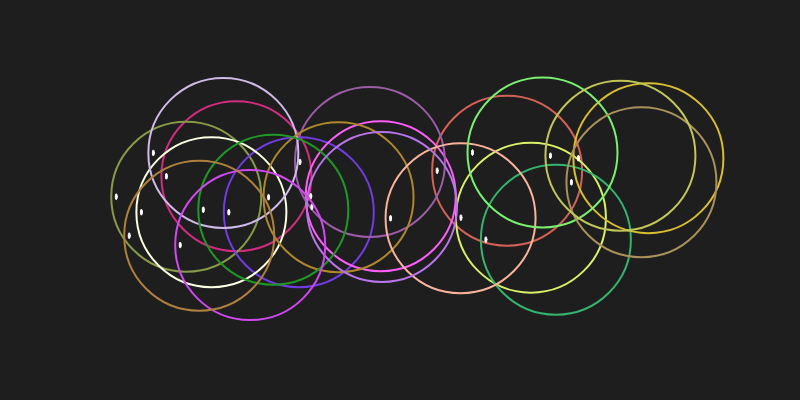
Frame 1 (no input)
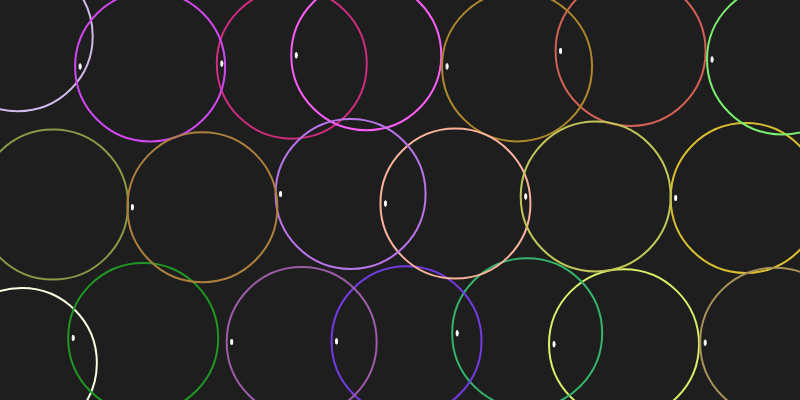
Frame 60 (no input)
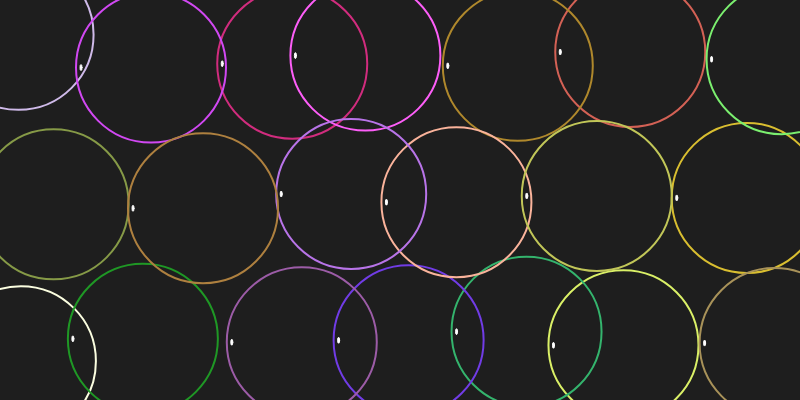
Frame 120 (the mouse pressed at the canvas centre since frame 60)

The p5.js sketch that drew these frames (run headless with seeded random() and noise() and a simulated clock; from frame 60 on, the mouse is pressed at the canvas centre):

// p5.js sketch
// ── sketch.js
let bubbles = [];
// 传入直径
const diameter = 150;
const numBubble = 20;

function setup() {
    // displayWidth、displayHeight是当前屏幕实际像素尺寸
    createCanvas(displayWidth,displayHeight-200);
    background(0);
    
    for(var i=0; i<numBubble; ++i) {
        // width、height就是createCanvas函数传入的宽和高
        let xPos = random(diameter, width-diameter);
        let yPos = random(diameter, height-diameter);
        // 用(x,y)向量表示位置
        let pos = createVector(xPos, yPos);
        bubbles.push(new Bubble(pos, diameter));
    }

}

function draw() {
    background(30);

    for(var b of bubbles) {
        b.draw();
        b.update();
    }

    for(var i=0; i<bubbles.length; ++i) {
        for(var j=0; j<bubbles.length; ++j) {
            if(i!=j) {
                bubbles[i].collision(bubbles[j]);
            }
        }
    }
}
// ── bubble.js
class Bubble {
  constructor(pos, dia) {
    this.pos = pos;
    this.dia = dia;
    this.rad = dia / 2;
    this.speed = 3.5;
    this.vel = createVector(
      random(-this.speed, this.speed),
      random(-this.speed, this.speed)
    );
    // 相对画布颜色30灰度随机生成颜色
    this.col = color(random(30, 255), random(30, 255), random(30, 255));
  }

  collision(bubble) {
    let diff = p5.Vector.sub(this.pos, bubble.pos);
    let dst = p5.Vector.dist(bubble.pos, this.pos);

    if (dst >= bubble.rad + this.rad) return;

    let overLapHalf = 0.5 * (dst - this.rad - bubble.rad);
    this.pos = p5.Vector.sub(
      this.pos,
      p5.Vector.div(p5.Vector.mult(diff, overLapHalf), dst)
    ); // overlap correction this
    bubble.pos = p5.Vector.add(
      bubble.pos,
      p5.Vector.div(p5.Vector.mult(diff, overLapHalf), dst)
    ); // overlap correction them

    let normal = p5.Vector.div(diff, dst);
    let vdiff = p5.Vector.sub(bubble.vel, this.vel);
    let dotProd = p5.Vector.dot(normal, vdiff);

    this.vel = p5.Vector.add(this.vel, p5.Vector.mult(normal, dotProd));
    bubble.vel = p5.Vector.sub(bubble.vel, p5.Vector.mult(normal, dotProd));
  }

  update() {
    this.pos.add(this.vel);
    let rad = this.dia / 2;
    // 碰到四周之后的处理
    if (this.pos.x - rad <= 0) {
      this.vel.x *= -1;
      this.pos.x = rad;
    }
    if (this.pos.x + rad >= width) {
      this.vel.x *= -1;
      this.pos.x = width - rad;
    }
    if (this.pos.y - rad <= 0) {
      this.vel.y *= -1;
      this.pos.y = rad;
    }
    if (this.pos.y + rad >= height) {
      this.vel.y *= -1;
      this.pos.y = height - rad;
    }
  }

  draw() {
    // 设置亮点，用于模拟反光
    push();
    stroke("white");
    ellipse(this.pos.x - this.rad + 5, this.pos.y, 2, 6);
    // 正式的圆
    push();
    noFill();
    stroke(this.col);
    strokeWeight(2);
    ellipse(this.pos.x, this.pos.y, this.dia);
    // 不断地刷新圆的位置，从而达到动画效果
    pop();
  }
}
